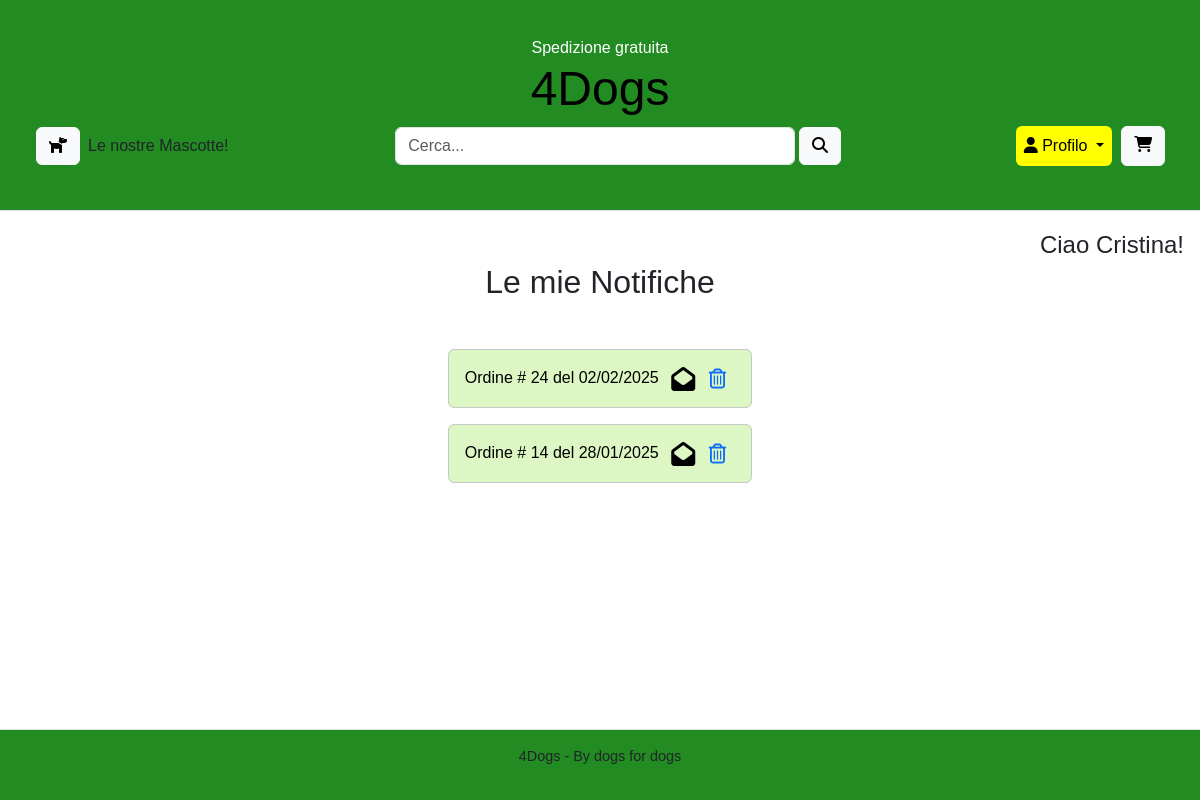
The page /Sito/notifiche.php (signed in) on the database its author committed.
### tables this page shows
CREATE TABLE `notifica` (
  `Numero` int(11) NOT NULL,
  `Descrizione` varchar(64) NOT NULL,
  `Data` date NOT NULL DEFAULT current_timestamp(),
  `Letta` char(1) NOT NULL DEFAULT '0'
);

### Sito/notifiche.php (called while the page is built)
<?php
require_once 'bootstrap.php';
if(isUserLoggedIn()){
    $email = $_SESSION["Email"];
    $templateParams["js"] = array("./js/notifiche.js");
    $templateParams["name"] = "notifiche-form.php";
    $templateParams["titolo"] = "4Dogs - Notifiche";
    $templateParams["titolo_pagina"] = "Le mie Notifiche";
    $notification = $dbh->getNotifications($email);
    $templateParams["notifications"]= $notification;
}
require 'template/base.php';
?>

### Sito/db/database.php (called while the page is built, shortened)
<?php
class DatabaseHelper{
    private $db;
    public function __construct($servername, $username, $password, $dbname, $port){
        $this->db = new mysqli($servername, $username, $password, $dbname, $port);
    }
    public function getNotifications($email){
        $query = "SELECT notifica.Numero, notifica.Descrizione, notifica.Data, notifica.Letta, ordine.Email FROM notifica, ordine
        WHERE notifica.Numero = ordine.Numero AND ordine.Email = ?
        ORDER BY notifica.Data DESC ";
        $stmt = $this->db->prepare($query);
        $stmt->bind_param("s", $email);
        $stmt->execute();
        $result = $stmt->get_result();
        return $result->fetch_all(MYSQLI_ASSOC);
    }
}
?>

### Sito/bootstrap.php (called while the page is built, shortened)
<?php
    require_once("db/database.php");
    $dbh = new DatabaseHelper("localhost", "root", "", "4dogs_db", 3306);
?>

### Sito/template/notifiche-form.php (the view, shortened to what this page needs)
<?php if(isset($templateParams["titolo_pagina"])): ?>
    <h2 style = "text-align:center;"><?php echo $templateParams["titolo_pagina"]; ?></h2>
<?php endif;?>
<div class="container d-flex justify-content-center align-items-center mt-5 mb-2 ">
<div id="notifications" class="notifications">
        <?php if(isset($templateParams["notifications"]) && !empty($templateParams["notifications"])): ?>
            <?php foreach($templateParams["notifications"] as $notifica): ?>
    <?php
    $data = DateTime::createFromFormat("Y-m-d", $notifica["Data"]);
    $data_formattata = $data->format("d/m/Y");
    ?>
    <div class="alert <?php echo $notifica["Letta"] ? "alert-secondary" : "alert-primary"; ?>" role="alert"
         style="background-color: <?php echo $notifica["Letta"] ? "rgba(122, 220, 30, 0.26)" : "#9acd32"; ?>; color: <?php echo $notifica["Letta"] ? "#000000" : "#000000"; ?>;">
        <span class="notifica-oggetto" data-numero="<?php echo $notifica["Numero"]; ?>" data-descrizione="<?php echo $notifica["Descrizione"]; ?>" data-data="<?php echo $data_formattata; ?>" style="cursor: pointer;">
            Ordine # <?php echo $notifica["Numero"]; ?> del <?php echo $data_formattata; ?>
        </span>
        <span class="icon">
            <em class="fa <?php echo $notifica["Letta"] ? "fa-envelope-open" : "fa-envelope"; ?> ms-2" style="font-size:24px; vertical-align: middle;"></em>
        </span>
        <button class="btn btn-sm btn-link delete py-0" data-numero="<?php echo $notifica["Numero"]; ?>" data-descrizione="<?php echo $notifica["Descrizione"]; ?>"><em class="fa fa-trash-o" style="font-size:20px; vertical-align: middle;"></em>  </button>
    </div>
<?php endforeach; ?>
        <?php else: ?>
            <h3 style= "text-align:center;">Nessuna notifica trovata.</h3>
        <?php endif; ?>
    </div>
</div>

### Sito/css/styleCRI.css (style rules this page uses)
body { font-family: Arial, sans-serif; margin: 0; padding: 0; }
html,body { height: 100% }

### rows shown on the page
notifica: Numero "24", Data "02/02/2025"
notifica: Numero "14", Data "28/01/2025"

### other values the page prints
$username "Cristina"
$templateParams["titolo_pagina"] "Le mie Notifiche"
